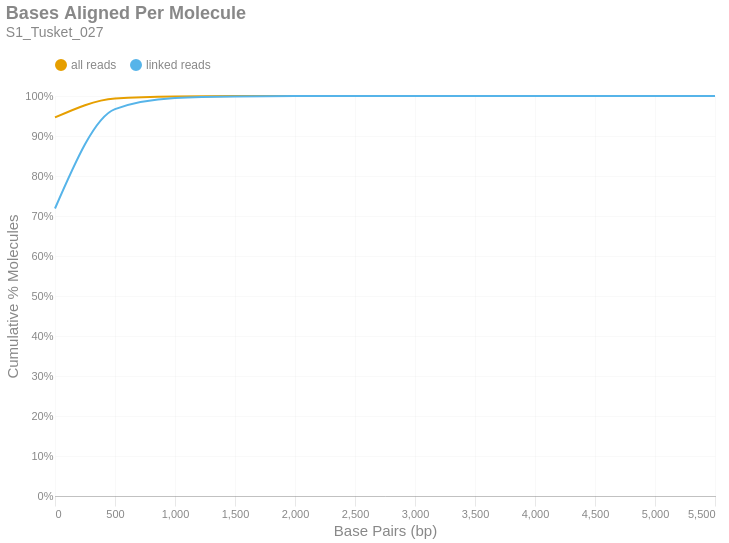

The notebook cell saved with this chart:
### Markdown cell above
### Bases Aligned Per Molecule
This is a cumulative frequency distribution showing the number of base pairs aligned per unique molecule. These data are shown in 500 bp bins. There are two distributions: one with `all reads` (yellow) and another with only `linked reads` (blue). The percent of molecules in the `linked reads` distribution is relative to the total number of linked molecules.

### Code cell
if SKIPLR:
    print_html(f"Skipped")
else:
    binned_df = consolidated_hist(valids['aligned_bp'], mask, 500, True)
    with SafeRender(binned_df):
        (
            density_plot(binned_df, 'Bases Aligned Per Molecule', samplename, 'basesper')
            .encode(
                x=alt.X('bin:Q', title="Base Pairs (bp)").axis(tickMinStep=500).scale(padding=0),
                y=alt.Y('value:Q', title='Cumulative % Molecules')
                    .axis(format='%')
                    .scale(domain = [0,1])
                    .stack(False),
                color=alt.Color("key:N").scale(domain = ["all reads", "linked reads"]),
                tooltip = [
                    alt.Tooltip("key:N", title = "Data Type"),
                    alt.Tooltip("range_label:N", title="Bases Aligned Per Molecule"),
                    alt.Tooltip("value:Q", format = ".2%", title="% Molecules (Cum.)")
                ]
            )
        ).display()

### Figure 1 — Vega-Lite specification as saved in the notebook (floating-point values rounded to 4 significant figures)
{"width": "container", "height": 400, "config": {"title": {"anchor": "start", "dy": -15, "fontSize": 18, "color": "#888888", "subtitleColor": "#888888", "subtitleFontSize": 14}, "arc": {"fill": "#0072B2"}, "axis": {"domainColor": "#888888", "domainWidth": 0.5, "gridWidth": 0.2, "grid": false, "titleFontWeight": 400, "titleFontSize": 15, "labelFontSize": 11, "labelColor": "#888888", "tickColor": "#888888", "tickWidth": 0.2, "titleColor": "#888888"}, "axisBand": {"grid": false}, "axisX": {"grid": true, "tickSize": 10, "domainCap": "round"}, "axisY": {"domain": false, "grid": true, "tickSize": 0, "domainCap": "round"}, "background": "transparent", "header": {"labelFontSize": 15, "labelColor": "#888888", "titleFontSize": 15, "titleFontWeight": 600, "titleColor": "#888888"}, "legend": {"labelFont": "sans-serif", "labelFontSize": 12, "labelColor": "#888888", "symbolSize": 100, "symbolType": "circle", "titleFontSize": 12, "titlePadding": 10, "titleColor": "#888888", "title": null, "orient": "top"}, "range": {"category": ["#E69F00", "#56B4E9", "#009E73", "#F0E442", "#0072B2", "#D55E00", "#CC79A7", "#000000"], "diverging": ["#cfe8f3", "#a2d4ec", "#73bfe2", "#46abdb", "#1696d2", "#12719e"]}, "area": {"fill": "#0072B2", "fillOpacity": 0.7, "line": true, "strokeOpacity": 0.7}, "line": {"color": "#0072B2", "stroke": "#0072B2", "strokeWidth": 2}, "trail": {"color": "#0072B2", "stroke": "#0072B2", "strokeWidth": 0, "size": 1}, "point": {"filled": true, "fillOpacity": 1.0, "size": 95}, "text": {"color": "#888888", "fontSize": 11, "align": "right", "fontWeight": 400, "size": 11}, "bar": {"fill": "#0072B2", "stroke": null}, "view": {"stroke": null, "continuousWidth": 660, "continuousHeight": 400}}, "data": {"name": "data-55e450afb16bb5c8221e81c150ea3122"}, "mark": {"type": "line", "interpolate": "monotone", "point": {"opacity": 0, "size": 275}}, "encoding": {"color": {"field": "key", "scale": {"domain": ["all reads", "linked reads"]}, "type": "nominal"}, "tooltip": [{"field": "key", "title": "Data Type", "type": "nominal"}, {"field": "range_label", "title": "Bases Aligned Per Molecule", "type": "nominal"}, {"field": "value", "format": ".2%", "title": "% Molecules (Cum.)", "type": "quantitative"}], "x": {"axis": {"tickMinStep": 500}, "field": "bin", "scale": {"padding": 0}, "title": "Base Pairs (bp)", "type": "quantitative"}, "y": {"axis": {"format": "%"}, "field": "value", "scale": {"domain": [0, 1]}, "stack": false, "title": "Cumulative % Molecules", "type": "quantitative"}}, "params": [{"name": "param_c36ac31b6afebe62", "select": {"type": "point", "fields": ["key"]}, "bind": "legend"}], "title": {"text": "Bases Aligned Per Molecule", "subtitle": "S1_Tusket_027"}, "transform": [{"fold": ["all reads (cumsum)", "linked reads (cumsum)"]}, {"calculate": "replace(datum.key, ' (cumsum)', '')", "as": "key"}, {"filter": {"param": "param_c36ac31b6afebe62"}}], "usermeta": {"embedOptions": {"downloadFileName": "S1_Tusket_027.basesper"}}, "$schema": "https://vega.github.io/schema/vega-lite/v6.1.0.json", "datasets": {"data-55e450afb16bb5c8221e81c150ea3122": [{"bin": "0.0", "interval": "0.0-500.0", "all reads": 0.9464, "linked reads": 0.7188, "all reads (cumsum)": 0.9464, "linked reads (cumsum)": 0.7188, "range_label": "0-499"}, {"bin": "500.0", "interval": "500.0-1000.0", "all reads": 0.04747, "linked reads": 0.2486, "all reads (cumsum)": 0.9938, "linked reads (cumsum)": 0.9673, "range_label": "500-999"}, {"bin": "1000.0", "interval": "1000.0-1500.0", "all reads": 0.005194, "linked reads": 0.0275, "all reads (cumsum)": 0.999, "linked reads (cumsum)": 0.9948, "range_label": "1000-1499"}, {"bin": "1500.0", "interval": "1500.0-2000.0", "all reads": 0.0007932, "linked reads": 0.004204, "all reads (cumsum)": 0.9998, "linked reads (cumsum)": 0.999, "range_label": "1500-1999"}, {"bin": "2000.0", "interval": "2000.0-2500.0", "all reads": 0.0001463, "linked reads": 0.0007756, "all reads (cumsum)": 1.0, "linked reads (cumsum)": 0.9998, "range_label": "2000-2499"}, {"bin": "2500.0", "interval": "2500.0-3000.0", "all reads": 3.045e-05, "linked reads": 0.0001614, "all reads (cumsum)": 1.0, "linked reads (cumsum)": 1.0, "range_label": "2500-2999"}, {"bin": "3000.0", "interval": "3000.0-3500.0", "all reads": 7.081e-06, "linked reads": 3.753e-05, "all reads (cumsum)": 1.0, "linked reads (cumsum)": 1.0, "range_label": "3000-3499"}, {"bin": "3500.0", "interval": "3500.0-4000.0", "all reads": 1.534e-06, "linked reads": 8.131e-06, "all reads (cumsum)": 1.0, "linked reads (cumsum)": 1.0, "range_label": "3500-3999"}, {"bin": "4000.0", "interval": "4000.0-4500.0", "all reads": 2.36e-07, "linked reads": 1.251e-06, "all reads (cumsum)": 1.0, "linked reads (cumsum)": 1.0, "range_label": "4000-4499"}, {"bin": "4500.0", "interval": "4500.0-5000.0", "all reads": 0.0, "linked reads": 0.0, "all reads (cumsum)": 1.0, "linked reads (cumsum)": 1.0, "range_label": "4500-4999"}, {"bin": "5000.0", "interval": "5000.0-5500.0", "all reads": 0.0, "linked reads": 0.0, "all reads (cumsum)": 1.0, "linked reads (cumsum)": 1.0, "range_label": "5000-5499"}, {"bin": "5500.0", "interval": "5500.0-6000.0", "all reads": 1.18e-07, "linked reads": 6.255e-07, "all reads (cumsum)": 1.0, "linked reads (cumsum)": 1.0, "range_label": "5500-5999"}]}}
